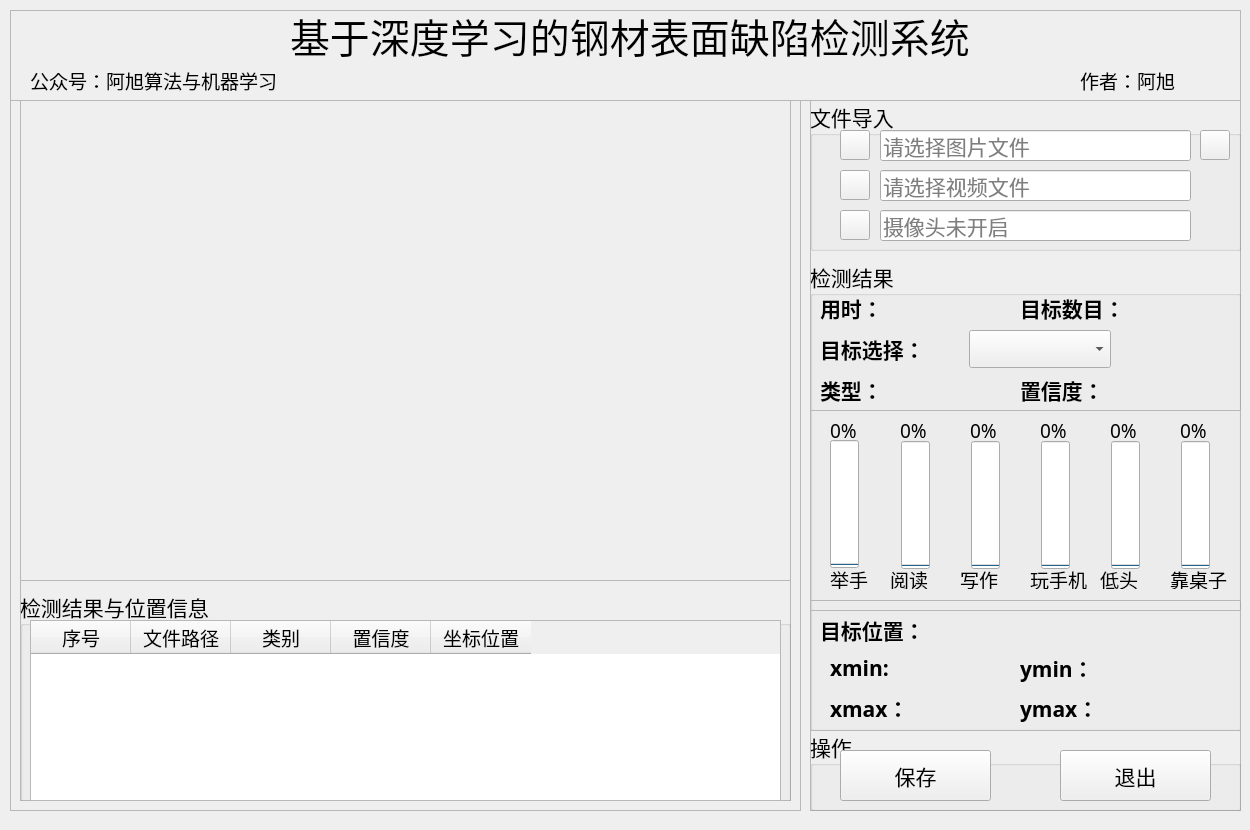
<?xml version="1.0" encoding="UTF-8"?>
<ui version="4.0">
 <class>MainWindow</class>
 <widget class="QMainWindow" name="MainWindow">
  <property name="geometry">
   <rect>
    <x>0</x>
    <y>0</y>
    <width>1250</width>
    <height>830</height>
   </rect>
  </property>
  <property name="minimumSize">
   <size>
    <width>1250</width>
    <height>830</height>
   </size>
  </property>
  <property name="maximumSize">
   <size>
    <width>1250</width>
    <height>830</height>
   </size>
  </property>
  <property name="windowTitle">
   <string>基于深度学习的钢材表面缺陷检测系统</string>
  </property>
  <property name="windowIcon">
   <iconset resource="ui_sources.qrc">
    <normaloff>:/icons/ui_imgs/icons/目标检测.png</normaloff>:/icons/ui_imgs/icons/目标检测.png</iconset>
  </property>
  <widget class="QWidget" name="centralwidget">
   <widget class="QFrame" name="frame">
    <property name="geometry">
     <rect>
      <x>10</x>
      <y>100</y>
      <width>791</width>
      <height>711</height>
     </rect>
    </property>
    <property name="frameShape">
     <enum>QFrame::StyledPanel</enum>
    </property>
    <property name="frameShadow">
     <enum>QFrame::Raised</enum>
    </property>
    <widget class="QFrame" name="frame_2">
     <property name="geometry">
      <rect>
       <x>10</x>
       <y>0</y>
       <width>771</width>
       <height>481</height>
      </rect>
     </property>
     <property name="frameShape">
      <enum>QFrame::StyledPanel</enum>
     </property>
     <property name="frameShadow">
      <enum>QFrame::Raised</enum>
     </property>
     <widget class="QLabel" name="label_show">
      <property name="geometry">
       <rect>
        <x>0</x>
        <y>0</y>
        <width>770</width>
        <height>480</height>
       </rect>
      </property>
      <property name="minimumSize">
       <size>
        <width>770</width>
        <height>480</height>
       </size>
      </property>
      <property name="maximumSize">
       <size>
        <width>770</width>
        <height>480</height>
       </size>
      </property>
      <property name="styleSheet">
       <string notr="true">border-image: url(:/icons/ui_imgs/11.png);</string>
      </property>
      <property name="text">
       <string/>
      </property>
     </widget>
    </widget>
    <widget class="QFrame" name="frame_3">
     <property name="geometry">
      <rect>
       <x>10</x>
       <y>480</y>
       <width>771</width>
       <height>221</height>
      </rect>
     </property>
     <property name="frameShape">
      <enum>QFrame::StyledPanel</enum>
     </property>
     <property name="frameShadow">
      <enum>QFrame::Raised</enum>
     </property>
     <widget class="QGroupBox" name="groupBox_3">
      <property name="geometry">
       <rect>
        <x>0</x>
        <y>10</y>
        <width>771</width>
        <height>221</height>
       </rect>
      </property>
      <property name="font">
       <font>
        <family>华文楷体</family>
        <pointsize>16</pointsize>
       </font>
      </property>
      <property name="title">
       <string>检测结果与位置信息</string>
      </property>
      <widget class="QTableWidget" name="tableWidget">
       <property name="geometry">
        <rect>
         <x>10</x>
         <y>30</y>
         <width>751</width>
         <height>181</height>
        </rect>
       </property>
       <property name="font">
        <font>
         <family>华文楷体</family>
         <pointsize>14</pointsize>
        </font>
       </property>
       <column>
        <property name="text">
         <string>序号</string>
        </property>
       </column>
       <column>
        <property name="text">
         <string>文件路径</string>
        </property>
       </column>
       <column>
        <property name="text">
         <string>类别</string>
        </property>
       </column>
       <column>
        <property name="text">
         <string>置信度</string>
        </property>
       </column>
       <column>
        <property name="text">
         <string>坐标位置</string>
        </property>
       </column>
      </widget>
     </widget>
    </widget>
   </widget>
   <widget class="QFrame" name="frame_4">
    <property name="geometry">
     <rect>
      <x>810</x>
      <y>100</y>
      <width>431</width>
      <height>711</height>
     </rect>
    </property>
    <property name="frameShape">
     <enum>QFrame::StyledPanel</enum>
    </property>
    <property name="frameShadow">
     <enum>QFrame::Raised</enum>
    </property>
    <widget class="QGroupBox" name="groupBox">
     <property name="geometry">
      <rect>
       <x>0</x>
       <y>0</y>
       <width>431</width>
       <height>151</height>
      </rect>
     </property>
     <property name="font">
      <font>
       <family>华文楷体</family>
       <pointsize>16</pointsize>
      </font>
     </property>
     <property name="title">
      <string>文件导入</string>
     </property>
     <widget class="QLineEdit" name="PiclineEdit">
      <property name="geometry">
       <rect>
        <x>70</x>
        <y>30</y>
        <width>311</width>
        <height>31</height>
       </rect>
      </property>
      <property name="inputMask">
       <string/>
      </property>
      <property name="placeholderText">
       <string>请选择图片文件</string>
      </property>
     </widget>
     <widget class="QLineEdit" name="VideolineEdit">
      <property name="geometry">
       <rect>
        <x>70</x>
        <y>70</y>
        <width>311</width>
        <height>31</height>
       </rect>
      </property>
      <property name="placeholderText">
       <string>请选择视频文件</string>
      </property>
     </widget>
     <widget class="QPushButton" name="CapBtn">
      <property name="geometry">
       <rect>
        <x>30</x>
        <y>110</y>
        <width>30</width>
        <height>30</height>
       </rect>
      </property>
      <property name="styleSheet">
       <string notr="true">border-image: url(:/icons/ui_imgs/icons/camera.png);</string>
      </property>
      <property name="text">
       <string/>
      </property>
     </widget>
     <widget class="QPushButton" name="PicBtn">
      <property name="geometry">
       <rect>
        <x>30</x>
        <y>30</y>
        <width>30</width>
        <height>30</height>
       </rect>
      </property>
      <property name="styleSheet">
       <string notr="true">border-image: url(:/icons/ui_imgs/icons/img.png);</string>
      </property>
      <property name="text">
       <string/>
      </property>
     </widget>
     <widget class="QPushButton" name="VideoBtn">
      <property name="geometry">
       <rect>
        <x>30</x>
        <y>70</y>
        <width>30</width>
        <height>30</height>
       </rect>
      </property>
      <property name="styleSheet">
       <string notr="true">border-image: url(:/icons/ui_imgs/icons/video.png);</string>
      </property>
      <property name="text">
       <string/>
      </property>
     </widget>
     <widget class="QLineEdit" name="CaplineEdit">
      <property name="geometry">
       <rect>
        <x>70</x>
        <y>110</y>
        <width>311</width>
        <height>31</height>
       </rect>
      </property>
      <property name="placeholderText">
       <string>摄像头未开启</string>
      </property>
     </widget>
     <widget class="QPushButton" name="FilesBtn">
      <property name="geometry">
       <rect>
        <x>390</x>
        <y>30</y>
        <width>30</width>
        <height>30</height>
       </rect>
      </property>
      <property name="styleSheet">
       <string notr="true">border-image: url(:/icons/ui_imgs/icons/folder.png);</string>
      </property>
      <property name="text">
       <string/>
      </property>
     </widget>
    </widget>
    <widget class="QGroupBox" name="groupBox_2">
     <property name="geometry">
      <rect>
       <x>0</x>
       <y>160</y>
       <width>431</width>
       <height>471</height>
      </rect>
     </property>
     <property name="font">
      <font>
       <family>华文楷体</family>
       <pointsize>16</pointsize>
      </font>
     </property>
     <property name="title">
      <string>检测结果</string>
     </property>
     <widget class="QFrame" name="frame_6">
      <property name="geometry">
       <rect>
        <x>0</x>
        <y>350</y>
        <width>431</width>
        <height>121</height>
       </rect>
      </property>
      <property name="frameShape">
       <enum>QFrame::StyledPanel</enum>
      </property>
      <property name="frameShadow">
       <enum>QFrame::Raised</enum>
      </property>
      <widget class="QLabel" name="label_4">
       <property name="geometry">
        <rect>
         <x>10</x>
         <y>0</y>
         <width>131</width>
         <height>41</height>
        </rect>
       </property>
       <property name="font">
        <font>
         <family>华文楷体</family>
         <pointsize>16</pointsize>
        </font>
       </property>
       <property name="styleSheet">
        <string notr="true"/>
       </property>
       <property name="text">
        <string>&lt;html&gt;&lt;head/&gt;&lt;body&gt;&lt;p&gt;&lt;span style=&quot; font-weight:600;&quot;&gt;目标位置：&lt;/span&gt;&lt;/p&gt;&lt;/body&gt;&lt;/html&gt;</string>
       </property>
      </widget>
      <widget class="QWidget" name="layoutWidget">
       <property name="geometry">
        <rect>
         <x>20</x>
         <y>40</y>
         <width>161</width>
         <height>37</height>
        </rect>
       </property>
       <layout class="QHBoxLayout" name="horizontalLayout">
        <item>
         <widget class="QLabel" name="label_6">
          <property name="font">
           <font>
            <family>华文楷体</family>
            <pointsize>16</pointsize>
            <weight>50</weight>
            <bold>false</bold>
           </font>
          </property>
          <property name="text">
           <string>&lt;html&gt;&lt;head/&gt;&lt;body&gt;&lt;p&gt;&lt;span style=&quot; font-weight:600;&quot;&gt;xmin:&lt;/span&gt;&lt;/p&gt;&lt;/body&gt;&lt;/html&gt;</string>
          </property>
         </widget>
        </item>
        <item>
         <widget class="QLabel" name="label_xmin">
          <property name="palette">
           <palette>
            <active>
             <colorrole role="WindowText">
              <brush brushstyle="SolidPattern">
               <color alpha="255">
                <red>255</red>
                <green>0</green>
                <blue>0</blue>
               </color>
              </brush>
             </colorrole>
            </active>
            <inactive>
             <colorrole role="WindowText">
              <brush brushstyle="SolidPattern">
               <color alpha="255">
                <red>255</red>
                <green>0</green>
                <blue>0</blue>
               </color>
              </brush>
             </colorrole>
            </inactive>
            <disabled>
             <colorrole role="WindowText">
              <brush brushstyle="SolidPattern">
               <color alpha="255">
                <red>120</red>
                <green>120</green>
                <blue>120</blue>
               </color>
              </brush>
             </colorrole>
            </disabled>
           </palette>
          </property>
          <property name="font">
           <font>
            <family>Arial</family>
            <pointsize>16</pointsize>
            <weight>75</weight>
            <bold>true</bold>
           </font>
          </property>
          <property name="text">
           <string/>
          </property>
         </widget>
        </item>
       </layout>
      </widget>
      <widget class="QWidget" name="layoutWidget">
       <property name="geometry">
        <rect>
         <x>210</x>
         <y>40</y>
         <width>161</width>
         <height>37</height>
        </rect>
       </property>
       <layout class="QHBoxLayout" name="horizontalLayout_2">
        <item>
         <widget class="QLabel" name="label_8">
          <property name="text">
           <string>&lt;html&gt;&lt;head/&gt;&lt;body&gt;&lt;p&gt;&lt;span style=&quot; font-weight:600;&quot;&gt;ymin：&lt;/span&gt;&lt;/p&gt;&lt;/body&gt;&lt;/html&gt;</string>
          </property>
         </widget>
        </item>
        <item>
         <widget class="QLabel" name="label_ymin">
          <property name="palette">
           <palette>
            <active>
             <colorrole role="WindowText">
              <brush brushstyle="SolidPattern">
               <color alpha="255">
                <red>255</red>
                <green>0</green>
                <blue>0</blue>
               </color>
              </brush>
             </colorrole>
            </active>
            <inactive>
             <colorrole role="WindowText">
              <brush brushstyle="SolidPattern">
               <color alpha="255">
                <red>255</red>
                <green>0</green>
                <blue>0</blue>
               </color>
              </brush>
             </colorrole>
            </inactive>
            <disabled>
             <colorrole role="WindowText">
              <brush brushstyle="SolidPattern">
               <color alpha="255">
                <red>120</red>
                <green>120</green>
                <blue>120</blue>
               </color>
              </brush>
             </colorrole>
            </disabled>
           </palette>
          </property>
          <property name="font">
           <font>
            <family>Arial</family>
            <pointsize>16</pointsize>
            <weight>75</weight>
            <bold>true</bold>
           </font>
          </property>
          <property name="text">
           <string/>
          </property>
         </widget>
        </item>
       </layout>
      </widget>
      <widget class="QWidget" name="layoutWidget">
       <property name="geometry">
        <rect>
         <x>20</x>
         <y>80</y>
         <width>161</width>
         <height>37</height>
        </rect>
       </property>
       <layout class="QHBoxLayout" name="horizontalLayout_3">
        <item>
         <widget class="QLabel" name="label_7">
          <property name="text">
           <string>&lt;html&gt;&lt;head/&gt;&lt;body&gt;&lt;p&gt;&lt;span style=&quot; font-weight:600;&quot;&gt;xmax：&lt;/span&gt;&lt;/p&gt;&lt;/body&gt;&lt;/html&gt;</string>
          </property>
         </widget>
        </item>
        <item>
         <widget class="QLabel" name="label_xmax">
          <property name="palette">
           <palette>
            <active>
             <colorrole role="WindowText">
              <brush brushstyle="SolidPattern">
               <color alpha="255">
                <red>255</red>
                <green>0</green>
                <blue>0</blue>
               </color>
              </brush>
             </colorrole>
            </active>
            <inactive>
             <colorrole role="WindowText">
              <brush brushstyle="SolidPattern">
               <color alpha="255">
                <red>255</red>
                <green>0</green>
                <blue>0</blue>
               </color>
              </brush>
             </colorrole>
            </inactive>
            <disabled>
             <colorrole role="WindowText">
              <brush brushstyle="SolidPattern">
               <color alpha="255">
                <red>120</red>
                <green>120</green>
                <blue>120</blue>
               </color>
              </brush>
             </colorrole>
            </disabled>
           </palette>
          </property>
          <property name="font">
           <font>
            <family>Arial</family>
            <pointsize>16</pointsize>
            <weight>75</weight>
            <bold>true</bold>
           </font>
          </property>
          <property name="text">
           <string/>
          </property>
         </widget>
        </item>
       </layout>
      </widget>
      <widget class="QWidget" name="layoutWidget">
       <property name="geometry">
        <rect>
         <x>210</x>
         <y>80</y>
         <width>161</width>
         <height>37</height>
        </rect>
       </property>
       <layout class="QHBoxLayout" name="horizontalLayout_4">
        <item>
         <widget class="QLabel" name="label_9">
          <property name="text">
           <string>&lt;html&gt;&lt;head/&gt;&lt;body&gt;&lt;p&gt;&lt;span style=&quot; font-weight:600;&quot;&gt;ymax：&lt;/span&gt;&lt;/p&gt;&lt;/body&gt;&lt;/html&gt;</string>
          </property>
         </widget>
        </item>
        <item>
         <widget class="QLabel" name="label_ymax">
          <property name="palette">
           <palette>
            <active>
             <colorrole role="WindowText">
              <brush brushstyle="SolidPattern">
               <color alpha="255">
                <red>255</red>
                <green>0</green>
                <blue>0</blue>
               </color>
              </brush>
             </colorrole>
            </active>
            <inactive>
             <colorrole role="WindowText">
              <brush brushstyle="SolidPattern">
               <color alpha="255">
                <red>255</red>
                <green>0</green>
                <blue>0</blue>
               </color>
              </brush>
             </colorrole>
            </inactive>
            <disabled>
             <colorrole role="WindowText">
              <brush brushstyle="SolidPattern">
               <color alpha="255">
                <red>120</red>
                <green>120</green>
                <blue>120</blue>
               </color>
              </brush>
             </colorrole>
            </disabled>
           </palette>
          </property>
          <property name="font">
           <font>
            <family>Arial</family>
            <pointsize>16</pointsize>
            <weight>75</weight>
            <bold>true</bold>
           </font>
          </property>
          <property name="text">
           <string/>
          </property>
         </widget>
        </item>
       </layout>
      </widget>
     </widget>
     <widget class="QWidget" name="layoutWidget">
      <property name="geometry">
       <rect>
        <x>210</x>
        <y>30</y>
        <width>211</width>
        <height>37</height>
       </rect>
      </property>
      <layout class="QHBoxLayout" name="horizontalLayout_5">
       <item>
        <widget class="QLabel" name="label">
         <property name="text">
          <string>&lt;html&gt;&lt;head/&gt;&lt;body&gt;&lt;p&gt;&lt;span style=&quot; font-weight:600;&quot;&gt;目标数目：&lt;/span&gt;&lt;/p&gt;&lt;/body&gt;&lt;/html&gt;</string>
         </property>
        </widget>
       </item>
       <item>
        <widget class="QLabel" name="label_nums">
         <property name="palette">
          <palette>
           <active>
            <colorrole role="WindowText">
             <brush brushstyle="SolidPattern">
              <color alpha="255">
               <red>255</red>
               <green>0</green>
               <blue>0</blue>
              </color>
             </brush>
            </colorrole>
            <colorrole role="Text">
             <brush brushstyle="SolidPattern">
              <color alpha="255">
               <red>0</red>
               <green>0</green>
               <blue>0</blue>
              </color>
             </brush>
            </colorrole>
            <colorrole role="PlaceholderText">
             <brush brushstyle="SolidPattern">
              <color alpha="128">
               <red>255</red>
               <green>0</green>
               <blue>0</blue>
              </color>
             </brush>
            </colorrole>
           </active>
           <inactive>
            <colorrole role="WindowText">
             <brush brushstyle="SolidPattern">
              <color alpha="255">
               <red>255</red>
               <green>0</green>
               <blue>0</blue>
              </color>
             </brush>
            </colorrole>
            <colorrole role="Text">
             <brush brushstyle="SolidPattern">
              <color alpha="255">
               <red>0</red>
               <green>0</green>
               <blue>0</blue>
              </color>
             </brush>
            </colorrole>
            <colorrole role="PlaceholderText">
             <brush brushstyle="SolidPattern">
              <color alpha="128">
               <red>255</red>
               <green>0</green>
               <blue>0</blue>
              </color>
             </brush>
            </colorrole>
           </inactive>
           <disabled>
            <colorrole role="WindowText">
             <brush brushstyle="SolidPattern">
              <color alpha="255">
               <red>120</red>
               <green>120</green>
               <blue>120</blue>
              </color>
             </brush>
            </colorrole>
            <colorrole role="Text">
             <brush brushstyle="SolidPattern">
              <color alpha="255">
               <red>120</red>
               <green>120</green>
               <blue>120</blue>
              </color>
             </brush>
            </colorrole>
            <colorrole role="PlaceholderText">
             <brush brushstyle="SolidPattern">
              <color alpha="128">
               <red>0</red>
               <green>0</green>
               <blue>0</blue>
              </color>
             </brush>
            </colorrole>
           </disabled>
          </palette>
         </property>
         <property name="font">
          <font>
           <family>Arial</family>
           <pointsize>16</pointsize>
           <weight>75</weight>
           <bold>true</bold>
          </font>
         </property>
         <property name="text">
          <string/>
         </property>
        </widget>
       </item>
      </layout>
     </widget>
     <widget class="QWidget" name="layoutWidget">
      <property name="geometry">
       <rect>
        <x>10</x>
        <y>70</y>
        <width>291</width>
        <height>38</height>
       </rect>
      </property>
      <layout class="QHBoxLayout" name="horizontalLayout_6">
       <item>
        <widget class="QLabel" name="label_5">
         <property name="text">
          <string>&lt;html&gt;&lt;head/&gt;&lt;body&gt;&lt;p&gt;&lt;span style=&quot; font-weight:600;&quot;&gt;目标选择：&lt;/span&gt;&lt;/p&gt;&lt;/body&gt;&lt;/html&gt;</string>
         </property>
        </widget>
       </item>
       <item>
        <widget class="QComboBox" name="comboBox"/>
       </item>
      </layout>
     </widget>
     <widget class="QWidget" name="layoutWidget_2">
      <property name="geometry">
       <rect>
        <x>10</x>
        <y>30</y>
        <width>171</width>
        <height>37</height>
       </rect>
      </property>
      <layout class="QHBoxLayout" name="horizontalLayout_7">
       <item>
        <widget class="QLabel" name="label_10">
         <property name="text">
          <string>&lt;html&gt;&lt;head/&gt;&lt;body&gt;&lt;p&gt;&lt;span style=&quot; font-weight:600;&quot;&gt;用时：&lt;/span&gt;&lt;/p&gt;&lt;/body&gt;&lt;/html&gt;</string>
         </property>
        </widget>
       </item>
       <item>
        <widget class="QLabel" name="time_lb">
         <property name="palette">
          <palette>
           <active>
            <colorrole role="WindowText">
             <brush brushstyle="SolidPattern">
              <color alpha="255">
               <red>255</red>
               <green>0</green>
               <blue>0</blue>
              </color>
             </brush>
            </colorrole>
            <colorrole role="Text">
             <brush brushstyle="SolidPattern">
              <color alpha="255">
               <red>0</red>
               <green>0</green>
               <blue>0</blue>
              </color>
             </brush>
            </colorrole>
            <colorrole role="PlaceholderText">
             <brush brushstyle="SolidPattern">
              <color alpha="128">
               <red>255</red>
               <green>0</green>
               <blue>0</blue>
              </color>
             </brush>
            </colorrole>
           </active>
           <inactive>
            <colorrole role="WindowText">
             <brush brushstyle="SolidPattern">
              <color alpha="255">
               <red>255</red>
               <green>0</green>
               <blue>0</blue>
              </color>
             </brush>
            </colorrole>
            <colorrole role="Text">
             <brush brushstyle="SolidPattern">
              <color alpha="255">
               <red>0</red>
               <green>0</green>
               <blue>0</blue>
              </color>
             </brush>
            </colorrole>
            <colorrole role="PlaceholderText">
             <brush brushstyle="SolidPattern">
              <color alpha="128">
               <red>255</red>
               <green>0</green>
               <blue>0</blue>
              </color>
             </brush>
            </colorrole>
           </inactive>
           <disabled>
            <colorrole role="WindowText">
             <brush brushstyle="SolidPattern">
              <color alpha="255">
               <red>120</red>
               <green>120</green>
               <blue>120</blue>
              </color>
             </brush>
            </colorrole>
            <colorrole role="Text">
             <brush brushstyle="SolidPattern">
              <color alpha="255">
               <red>120</red>
               <green>120</green>
               <blue>120</blue>
              </color>
             </brush>
            </colorrole>
            <colorrole role="PlaceholderText">
             <brush brushstyle="SolidPattern">
              <color alpha="128">
               <red>0</red>
               <green>0</green>
               <blue>0</blue>
              </color>
             </brush>
            </colorrole>
           </disabled>
          </palette>
         </property>
         <property name="font">
          <font>
           <family>Arial</family>
           <pointsize>16</pointsize>
           <weight>75</weight>
           <bold>true</bold>
          </font>
         </property>
         <property name="text">
          <string/>
         </property>
        </widget>
       </item>
      </layout>
     </widget>
     <widget class="QWidget" name="layoutWidget">
      <property name="geometry">
       <rect>
        <x>210</x>
        <y>110</y>
        <width>191</width>
        <height>41</height>
       </rect>
      </property>
      <layout class="QHBoxLayout" name="horizontalLayout_8">
       <item>
        <widget class="QLabel" name="label_11">
         <property name="text">
          <string>&lt;html&gt;&lt;head/&gt;&lt;body&gt;&lt;p&gt;&lt;span style=&quot; font-weight:600;&quot;&gt;置信度：&lt;/span&gt;&lt;/p&gt;&lt;/body&gt;&lt;/html&gt;</string>
         </property>
        </widget>
       </item>
       <item>
        <widget class="QLabel" name="label_conf">
         <property name="palette">
          <palette>
           <active>
            <colorrole role="WindowText">
             <brush brushstyle="SolidPattern">
              <color alpha="255">
               <red>255</red>
               <green>0</green>
               <blue>0</blue>
              </color>
             </brush>
            </colorrole>
           </active>
           <inactive>
            <colorrole role="WindowText">
             <brush brushstyle="SolidPattern">
              <color alpha="255">
               <red>255</red>
               <green>0</green>
               <blue>0</blue>
              </color>
             </brush>
            </colorrole>
           </inactive>
           <disabled>
            <colorrole role="WindowText">
             <brush brushstyle="SolidPattern">
              <color alpha="255">
               <red>120</red>
               <green>120</green>
               <blue>120</blue>
              </color>
             </brush>
            </colorrole>
           </disabled>
          </palette>
         </property>
         <property name="font">
          <font>
           <family>Arial</family>
           <pointsize>16</pointsize>
           <weight>75</weight>
           <bold>true</bold>
          </font>
         </property>
         <property name="text">
          <string/>
         </property>
        </widget>
       </item>
      </layout>
     </widget>
     <widget class="QWidget" name="layoutWidget_3">
      <property name="geometry">
       <rect>
        <x>10</x>
        <y>110</y>
        <width>191</width>
        <height>41</height>
       </rect>
      </property>
      <layout class="QHBoxLayout" name="horizontalLayout_9">
       <item>
        <widget class="QLabel" name="label_13">
         <property name="maximumSize">
          <size>
           <width>60</width>
           <height>16777215</height>
          </size>
         </property>
         <property name="text">
          <string>&lt;html&gt;&lt;head/&gt;&lt;body&gt;&lt;p&gt;&lt;span style=&quot; font-weight:600;&quot;&gt;类型：&lt;/span&gt;&lt;/p&gt;&lt;/body&gt;&lt;/html&gt;</string>
         </property>
        </widget>
       </item>
       <item>
        <widget class="QLabel" name="type_lb">
         <property name="palette">
          <palette>
           <active>
            <colorrole role="WindowText">
             <brush brushstyle="SolidPattern">
              <color alpha="255">
               <red>255</red>
               <green>0</green>
               <blue>0</blue>
              </color>
             </brush>
            </colorrole>
           </active>
           <inactive>
            <colorrole role="WindowText">
             <brush brushstyle="SolidPattern">
              <color alpha="255">
               <red>255</red>
               <green>0</green>
               <blue>0</blue>
              </color>
             </brush>
            </colorrole>
           </inactive>
           <disabled>
            <colorrole role="WindowText">
             <brush brushstyle="SolidPattern">
              <color alpha="255">
               <red>120</red>
               <green>120</green>
               <blue>120</blue>
              </color>
             </brush>
            </colorrole>
           </disabled>
          </palette>
         </property>
         <property name="font">
          <font>
           <family>Arial</family>
           <pointsize>16</pointsize>
           <weight>75</weight>
           <bold>true</bold>
          </font>
         </property>
         <property name="text">
          <string/>
         </property>
        </widget>
       </item>
      </layout>
     </widget>
     <widget class="QFrame" name="frame_7">
      <property name="geometry">
       <rect>
        <x>0</x>
        <y>150</y>
        <width>431</width>
        <height>191</height>
       </rect>
      </property>
      <property name="frameShape">
       <enum>QFrame::StyledPanel</enum>
      </property>
      <property name="frameShadow">
       <enum>QFrame::Raised</enum>
      </property>
      <widget class="QProgressBar" name="progressBar">
       <property name="geometry">
        <rect>
         <x>20</x>
         <y>30</y>
         <width>29</width>
         <height>128</height>
        </rect>
       </property>
       <property name="layoutDirection">
        <enum>Qt::RightToLeft</enum>
       </property>
       <property name="value">
        <number>0</number>
       </property>
       <property name="alignment">
        <set>Qt::AlignLeading|Qt::AlignLeft|Qt::AlignVCenter</set>
       </property>
       <property name="orientation">
        <enum>Qt::Vertical</enum>
       </property>
      </widget>
      <widget class="QLabel" name="label_14">
       <property name="geometry">
        <rect>
         <x>20</x>
         <y>160</y>
         <width>40</width>
         <height>19</height>
        </rect>
       </property>
       <property name="font">
        <font>
         <family>楷体</family>
         <pointsize>14</pointsize>
        </font>
       </property>
       <property name="text">
        <string>举手</string>
       </property>
      </widget>
      <widget class="QLabel" name="label_20">
       <property name="geometry">
        <rect>
         <x>20</x>
         <y>0</y>
         <width>61</width>
         <height>41</height>
        </rect>
       </property>
       <property name="font">
        <font>
         <family>楷体</family>
         <pointsize>14</pointsize>
        </font>
       </property>
       <property name="text">
        <string>0%</string>
       </property>
      </widget>
      <widget class="QLabel" name="label_21">
       <property name="geometry">
        <rect>
         <x>90</x>
         <y>0</y>
         <width>61</width>
         <height>41</height>
        </rect>
       </property>
       <property name="font">
        <font>
         <family>楷体</family>
         <pointsize>14</pointsize>
        </font>
       </property>
       <property name="text">
        <string>0%</string>
       </property>
      </widget>
      <widget class="QLabel" name="label_22">
       <property name="geometry">
        <rect>
         <x>160</x>
         <y>0</y>
         <width>61</width>
         <height>41</height>
        </rect>
       </property>
       <property name="font">
        <font>
         <family>楷体</family>
         <pointsize>14</pointsize>
        </font>
       </property>
       <property name="text">
        <string>0%</string>
       </property>
      </widget>
      <widget class="QLabel" name="label_23">
       <property name="geometry">
        <rect>
         <x>230</x>
         <y>0</y>
         <width>61</width>
         <height>41</height>
        </rect>
       </property>
       <property name="font">
        <font>
         <family>楷体</family>
         <pointsize>14</pointsize>
        </font>
       </property>
       <property name="text">
        <string>0%</string>
       </property>
      </widget>
      <widget class="QLabel" name="label_24">
       <property name="geometry">
        <rect>
         <x>300</x>
         <y>0</y>
         <width>61</width>
         <height>41</height>
        </rect>
       </property>
       <property name="font">
        <font>
         <family>楷体</family>
         <pointsize>14</pointsize>
        </font>
       </property>
       <property name="text">
        <string>0%</string>
       </property>
      </widget>
      <widget class="QLabel" name="label_25">
       <property name="geometry">
        <rect>
         <x>370</x>
         <y>0</y>
         <width>61</width>
         <height>41</height>
        </rect>
       </property>
       <property name="font">
        <font>
         <family>楷体</family>
         <pointsize>14</pointsize>
        </font>
       </property>
       <property name="text">
        <string>0%</string>
       </property>
      </widget>
      <widget class="QLabel" name="label_17">
       <property name="geometry">
        <rect>
         <x>220</x>
         <y>160</y>
         <width>60</width>
         <height>19</height>
        </rect>
       </property>
       <property name="font">
        <font>
         <family>楷体</family>
         <pointsize>14</pointsize>
        </font>
       </property>
       <property name="text">
        <string>玩手机</string>
       </property>
      </widget>
      <widget class="QProgressBar" name="progressBar_4">
       <property name="geometry">
        <rect>
         <x>231</x>
         <y>31</y>
         <width>29</width>
         <height>128</height>
        </rect>
       </property>
       <property name="value">
        <number>0</number>
       </property>
       <property name="orientation">
        <enum>Qt::Vertical</enum>
       </property>
      </widget>
      <widget class="QProgressBar" name="progressBar_6">
       <property name="geometry">
        <rect>
         <x>371</x>
         <y>31</y>
         <width>29</width>
         <height>128</height>
        </rect>
       </property>
       <property name="value">
        <number>0</number>
       </property>
       <property name="orientation">
        <enum>Qt::Vertical</enum>
       </property>
      </widget>
      <widget class="QLabel" name="label_19">
       <property name="geometry">
        <rect>
         <x>360</x>
         <y>160</y>
         <width>60</width>
         <height>19</height>
        </rect>
       </property>
       <property name="font">
        <font>
         <family>楷体</family>
         <pointsize>14</pointsize>
        </font>
       </property>
       <property name="text">
        <string>靠桌子</string>
       </property>
      </widget>
      <widget class="QLabel" name="label_18">
       <property name="geometry">
        <rect>
         <x>290</x>
         <y>160</y>
         <width>40</width>
         <height>19</height>
        </rect>
       </property>
       <property name="font">
        <font>
         <family>楷体</family>
         <pointsize>14</pointsize>
        </font>
       </property>
       <property name="text">
        <string>低头</string>
       </property>
      </widget>
      <widget class="QProgressBar" name="progressBar_5">
       <property name="geometry">
        <rect>
         <x>301</x>
         <y>31</y>
         <width>29</width>
         <height>128</height>
        </rect>
       </property>
       <property name="value">
        <number>0</number>
       </property>
       <property name="alignment">
        <set>Qt::AlignLeading|Qt::AlignLeft|Qt::AlignVCenter</set>
       </property>
       <property name="orientation">
        <enum>Qt::Vertical</enum>
       </property>
      </widget>
      <widget class="QProgressBar" name="progressBar_3">
       <property name="geometry">
        <rect>
         <x>161</x>
         <y>31</y>
         <width>29</width>
         <height>128</height>
        </rect>
       </property>
       <property name="value">
        <number>0</number>
       </property>
       <property name="orientation">
        <enum>Qt::Vertical</enum>
       </property>
      </widget>
      <widget class="QLabel" name="label_16">
       <property name="geometry">
        <rect>
         <x>150</x>
         <y>160</y>
         <width>40</width>
         <height>19</height>
        </rect>
       </property>
       <property name="font">
        <font>
         <family>楷体</family>
         <pointsize>14</pointsize>
        </font>
       </property>
       <property name="text">
        <string>写作</string>
       </property>
      </widget>
      <widget class="QProgressBar" name="progressBar_2">
       <property name="geometry">
        <rect>
         <x>91</x>
         <y>31</y>
         <width>29</width>
         <height>128</height>
        </rect>
       </property>
       <property name="value">
        <number>0</number>
       </property>
       <property name="orientation">
        <enum>Qt::Vertical</enum>
       </property>
      </widget>
      <widget class="QLabel" name="label_15">
       <property name="geometry">
        <rect>
         <x>80</x>
         <y>160</y>
         <width>40</width>
         <height>19</height>
        </rect>
       </property>
       <property name="font">
        <font>
         <family>楷体</family>
         <pointsize>14</pointsize>
        </font>
       </property>
       <property name="text">
        <string>阅读</string>
       </property>
      </widget>
     </widget>
    </widget>
    <widget class="QGroupBox" name="groupBox_4">
     <property name="geometry">
      <rect>
       <x>0</x>
       <y>630</y>
       <width>431</width>
       <height>81</height>
      </rect>
     </property>
     <property name="font">
      <font>
       <family>华文楷体</family>
       <pointsize>16</pointsize>
      </font>
     </property>
     <property name="title">
      <string>操作</string>
     </property>
     <widget class="QPushButton" name="SaveBtn">
      <property name="geometry">
       <rect>
        <x>30</x>
        <y>20</y>
        <width>151</width>
        <height>51</height>
       </rect>
      </property>
      <property name="text">
       <string>保存</string>
      </property>
      <property name="icon">
       <iconset resource="ui_sources.qrc">
        <normaloff>:/icons/ui_imgs/icons/保存.png</normaloff>:/icons/ui_imgs/icons/保存.png</iconset>
      </property>
      <property name="iconSize">
       <size>
        <width>30</width>
        <height>30</height>
       </size>
      </property>
     </widget>
     <widget class="QPushButton" name="ExitBtn">
      <property name="geometry">
       <rect>
        <x>250</x>
        <y>20</y>
        <width>151</width>
        <height>51</height>
       </rect>
      </property>
      <property name="text">
       <string>退出</string>
      </property>
      <property name="icon">
       <iconset resource="ui_sources.qrc">
        <normaloff>:/icons/ui_imgs/icons/退出.png</normaloff>:/icons/ui_imgs/icons/退出.png</iconset>
      </property>
      <property name="iconSize">
       <size>
        <width>30</width>
        <height>30</height>
       </size>
      </property>
     </widget>
    </widget>
   </widget>
   <widget class="QFrame" name="frame_5">
    <property name="geometry">
     <rect>
      <x>10</x>
      <y>10</y>
      <width>1231</width>
      <height>91</height>
     </rect>
    </property>
    <property name="frameShape">
     <enum>QFrame::StyledPanel</enum>
    </property>
    <property name="frameShadow">
     <enum>QFrame::Raised</enum>
    </property>
    <widget class="QLabel" name="label_3">
     <property name="geometry">
      <rect>
       <x>280</x>
       <y>0</y>
       <width>811</width>
       <height>51</height>
      </rect>
     </property>
     <property name="font">
      <font>
       <family>华文楷体</family>
       <pointsize>30</pointsize>
      </font>
     </property>
     <property name="text">
      <string>基于深度学习的钢材表面缺陷检测系统</string>
     </property>
    </widget>
    <widget class="QLabel" name="label_2">
     <property name="geometry">
      <rect>
       <x>20</x>
       <y>60</y>
       <width>311</width>
       <height>21</height>
      </rect>
     </property>
     <property name="font">
      <font>
       <family>华文楷体</family>
       <pointsize>14</pointsize>
       <underline>true</underline>
      </font>
     </property>
     <property name="text">
      <string>公众号：阿旭算法与机器学习</string>
     </property>
    </widget>
    <widget class="QLabel" name="label_12">
     <property name="geometry">
      <rect>
       <x>1070</x>
       <y>60</y>
       <width>131</width>
       <height>21</height>
      </rect>
     </property>
     <property name="font">
      <font>
       <family>华文楷体</family>
       <pointsize>14</pointsize>
       <underline>true</underline>
      </font>
     </property>
     <property name="text">
      <string>作者：阿旭</string>
     </property>
    </widget>
   </widget>
  </widget>
 </widget>
 <resources>
  <include location="ui_sources.qrc"/>
 </resources>
 <connections/>
</ui>
